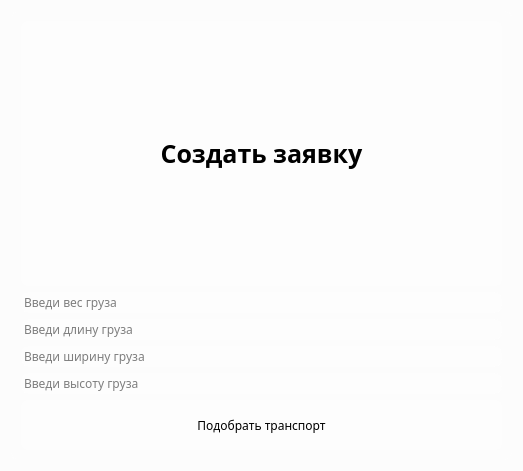
<?xml version="1.0" encoding="UTF-8"?>
<ui version="4.0">
 <class>Dialog</class>
 <widget class="QDialog" name="Dialog">
  <property name="geometry">
   <rect>
    <x>0</x>
    <y>0</y>
    <width>523</width>
    <height>471</height>
   </rect>
  </property>
  <property name="windowTitle">
   <string>Dialog</string>
  </property>
  <property name="styleSheet">
   <string notr="true">background-color: rgba(250,250,250,100);
font-family: Noto Sans;
color: black;
</string>
  </property>
  <layout class="QHBoxLayout" name="horizontalLayout_2">
   <item>
    <widget class="QFrame" name="frame">
     <property name="styleSheet">
      <string notr="true">background-color: rgba(255, 255, 255, 30);
border: 1px solid rgba(255, 255, 255, 40);
border-radius: 7px;
color: black;
</string>
     </property>
     <property name="frameShape">
      <enum>QFrame::Shape::StyledPanel</enum>
     </property>
     <property name="frameShadow">
      <enum>QFrame::Shadow::Raised</enum>
     </property>
     <layout class="QVBoxLayout" name="verticalLayout_2">
      <item>
       <layout class="QVBoxLayout" name="verticalLayout">
        <item>
         <widget class="QLabel" name="label">
          <property name="styleSheet">
           <string notr="true">font-size: 25px; 
border: none;
font-weight: bold;
background-color: rgba(255,255,255,100);
color: black;
</string>
          </property>
          <property name="text">
           <string>Создать заявку</string>
          </property>
          <property name="alignment">
           <set>Qt::AlignmentFlag::AlignCenter</set>
          </property>
         </widget>
        </item>
        <item>
         <widget class="QLineEdit" name="lineWeight">
          <property name="styleSheet">
           <string notr="true">background-color: rgba(255,255,255,100);
</string>
          </property>
          <property name="placeholderText">
           <string>Введи вес груза</string>
          </property>
         </widget>
        </item>
        <item>
         <widget class="QLineEdit" name="lineLength">
          <property name="styleSheet">
           <string notr="true">background-color: rgba(255,255,255,100);
</string>
          </property>
          <property name="placeholderText">
           <string>Введи длину груза</string>
          </property>
         </widget>
        </item>
        <item>
         <widget class="QLineEdit" name="lineWidth">
          <property name="styleSheet">
           <string notr="true">background-color: rgba(255,255,255,100);
</string>
          </property>
          <property name="text">
           <string/>
          </property>
          <property name="placeholderText">
           <string>Введи ширину груза</string>
          </property>
         </widget>
        </item>
        <item>
         <widget class="QLineEdit" name="lineHeight">
          <property name="styleSheet">
           <string notr="true">background-color: rgba(255,255,255,100);
</string>
          </property>
          <property name="text">
           <string/>
          </property>
          <property name="placeholderText">
           <string>Введи высоту груза</string>
          </property>
         </widget>
        </item>
        <item>
         <widget class="QPushButton" name="buttonOK">
          <property name="styleSheet">
           <string notr="true">height: 50px;
background-color: rgba(255,255,255,100);
border:none;</string>
          </property>
          <property name="text">
           <string>Подобрать транспорт</string>
          </property>
         </widget>
        </item>
       </layout>
      </item>
     </layout>
    </widget>
   </item>
  </layout>
 </widget>
 <resources/>
 <connections/>
</ui>
